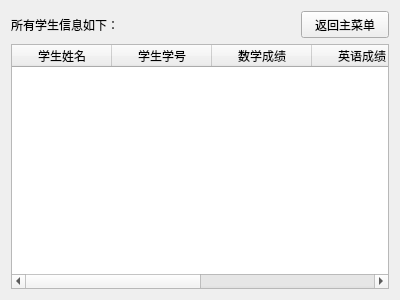
<?xml version="1.0" encoding="UTF-8"?>
<ui version="4.0">
 <class>TraverseStudentWidget</class>
 <widget class="QWidget" name="TraverseStudentWidget">
  <property name="geometry">
   <rect>
    <x>0</x>
    <y>0</y>
    <width>400</width>
    <height>300</height>
   </rect>
  </property>
  <property name="windowTitle">
   <string>Form</string>
  </property>
  <layout class="QGridLayout" name="gridLayout_3">
   <item row="0" column="0">
    <layout class="QGridLayout" name="gridLayout_2" rowstretch="1,9">
     <item row="0" column="0">
      <layout class="QGridLayout" name="gridLayout">
       <item row="0" column="0">
        <widget class="QLabel" name="proLabel">
         <property name="sizePolicy">
          <sizepolicy hsizetype="Expanding" vsizetype="Expanding">
           <horstretch>0</horstretch>
           <verstretch>0</verstretch>
          </sizepolicy>
         </property>
         <property name="text">
          <string>所有学生信息如下：</string>
         </property>
        </widget>
       </item>
       <item row="0" column="1">
        <spacer name="horizontalSpacer">
         <property name="orientation">
          <enum>Qt::Horizontal</enum>
         </property>
         <property name="sizeHint" stdset="0">
          <size>
           <width>40</width>
           <height>20</height>
          </size>
         </property>
        </spacer>
       </item>
       <item row="0" column="2">
        <spacer name="horizontalSpacer_2">
         <property name="orientation">
          <enum>Qt::Horizontal</enum>
         </property>
         <property name="sizeHint" stdset="0">
          <size>
           <width>40</width>
           <height>20</height>
          </size>
         </property>
        </spacer>
       </item>
       <item row="0" column="3">
        <widget class="QPushButton" name="returnButton">
         <property name="sizePolicy">
          <sizepolicy hsizetype="Expanding" vsizetype="Expanding">
           <horstretch>0</horstretch>
           <verstretch>0</verstretch>
          </sizepolicy>
         </property>
         <property name="text">
          <string>返回主菜单</string>
         </property>
        </widget>
       </item>
      </layout>
     </item>
     <item row="1" column="0">
      <widget class="QTableWidget" name="stuTableWidget">
       <column>
        <property name="text">
         <string>学生姓名</string>
        </property>
       </column>
       <column>
        <property name="text">
         <string>学生学号</string>
        </property>
       </column>
       <column>
        <property name="text">
         <string>数学成绩</string>
        </property>
       </column>
       <column>
        <property name="text">
         <string>英语成绩</string>
        </property>
       </column>
       <column>
        <property name="text">
         <string>C语言成绩</string>
        </property>
       </column>
       <column>
        <property name="text">
         <string>总成绩</string>
        </property>
       </column>
      </widget>
     </item>
    </layout>
   </item>
  </layout>
 </widget>
 <resources/>
 <connections/>
</ui>
